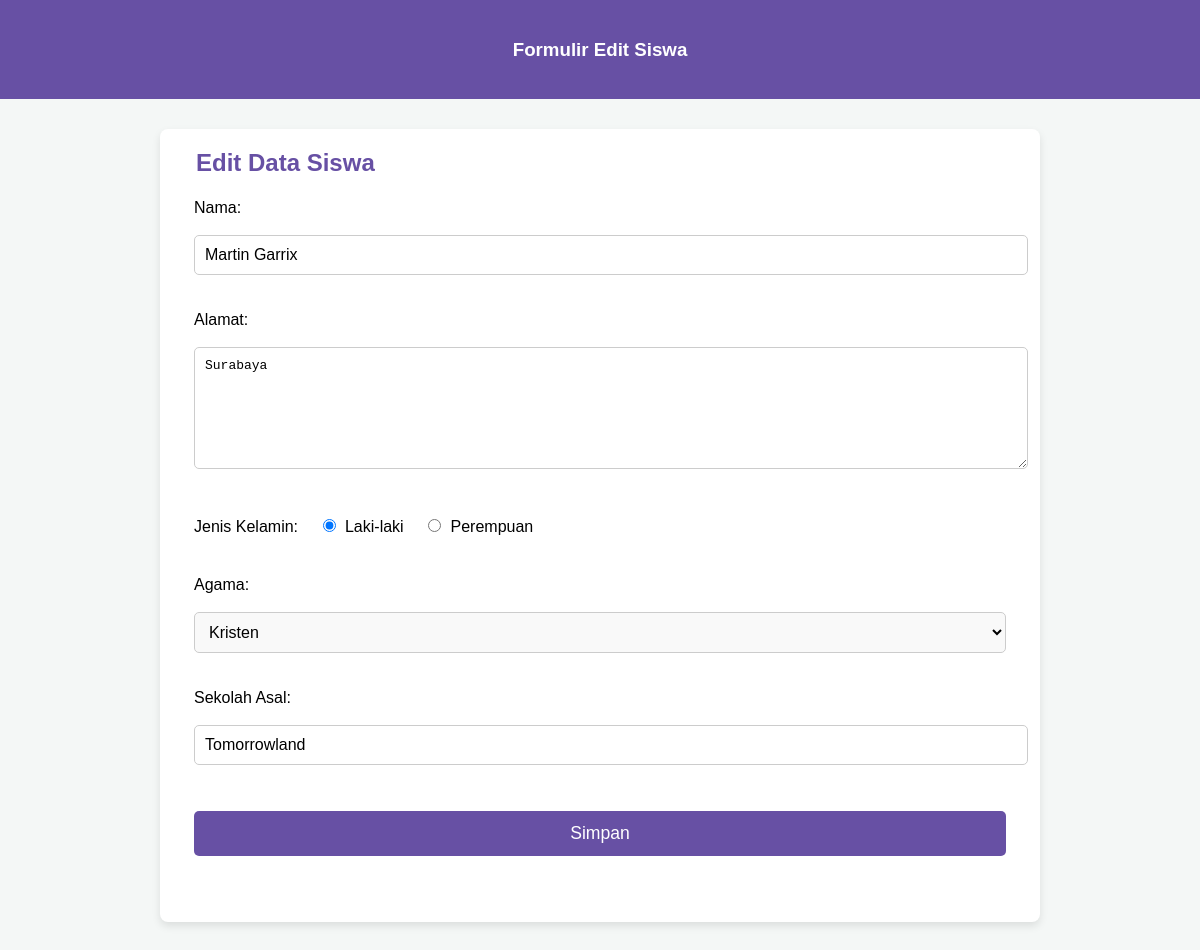
Page /form-edit.php?id=6 on the committed database.
### tables this page shows
CREATE TABLE `calon_siswa` (
  `id` int(11) NOT NULL,
  `nama` varchar(64) NOT NULL,
  `alamat` text NOT NULL,
  `jenis_kelamin` varchar(16) NOT NULL,
  `agama` varchar(16) NOT NULL,
  `sekolah_asal` varchar(64) NOT NULL
);

### form-edit.php (the view, shortened to what this page needs)
<?php
include("config.php");
$id = $_GET['id'];
$sql = "SELECT * FROM calon_siswa WHERE id=$id";
$query = mysqli_query($db, $sql);
$siswa = mysqli_fetch_assoc($query);
?>
<!DOCTYPE html>
<html lang="id">
<head>
</head>
<body>
	<header>
		<h3>Formulir Edit Siswa</h3>
	</header>
	<form action="proses-edit.php" method="POST">
		<fieldset>
			<legend>Edit Data Siswa</legend>
			<p>
				<label for="nama">Nama: </label>
				<input type="text" name="nama" placeholder="Nama lengkap" value="<?php echo $siswa['nama'] ?>" />
			</p>
			<p>
				<label for="alamat">Alamat: </label>
				<textarea name="alamat"><?php echo $siswa['alamat'] ?></textarea>
			</p>
			<p class="radio-group">
				<label for="jenis_kelamin">Jenis Kelamin: </label>
				<label><input type="radio" name="jenis_kelamin" value="laki-laki" <?php echo ($siswa['jenis_kelamin'] == 'laki-laki') ? "checked" : "" ?>> Laki-laki</label>
				<label><input type="radio" name="jenis_kelamin" value="perempuan" <?php echo ($siswa['jenis_kelamin'] == 'perempuan') ? "checked" : "" ?>> Perempuan</label>
			</p>
			<p>
				<label for="agama">Agama: </label>
				<select name="agama">
					<option <?php echo ($siswa['agama'] == 'Kristen') ? "selected" : "" ?>>Kristen</option>
				</select>
			</p>
			<p>
				<label for="sekolah_asal">Sekolah Asal: </label>
				<input type="text" name="sekolah_asal" placeholder="Nama sekolah" value="<?php echo $siswa['sekolah_asal'] ?>" />
			</p>
			<p>
				<input type="submit" value="Simpan" name="simpan" />
			</p>
		</fieldset>
	</form>
</body>
</html>

### form-edit.php (style rules this page uses)
body { font-family: 'Arial', sans-serif; background-color: #f4f7f6; margin: 0; padding: 0; }
header { background-color: #6750a4; color: white; padding: 20px; text-align: center; }
form { width: 70%; margin: 30px auto; padding: 20px; background-color: white; border-radius: 8px; box-shadow: 0 4px 8px rgba(0, 0, 0, 0.1); }
fieldset { border: none; }
legend { font-size: 1.5em; font-weight: bold; color: #6750a4; }
label { display: block; margin-bottom: 8px; font-size: 1em; }
input, select, textarea { width: 100%; padding: 10px; margin: 10px 0 20px; border: 1px solid #ccc; border-radius: 5px; font-size: 1em; }
input[type="radio"] { width: auto; margin-right: 5px; }
textarea { resize: vertical; height: 100px; }
input[type="submit"] { background-color: #6750a4; color: white; border: none; padding: 12px 30px; border-radius: 5px; cursor: pointer; font-size: 1.1em; }
.radio-group label { display: inline-block; margin-right: 20px; }
select { background-color: #f9f9f9; }

### rows in the picture
calon_siswa: nama "Martin Garrix", alamat "Surabaya", jenis_kelamin "☑ Laki-laki", jenis_kelamin "☐ Perempuan", agama "Kristen", sekolah_asal "Tomorrowland"
